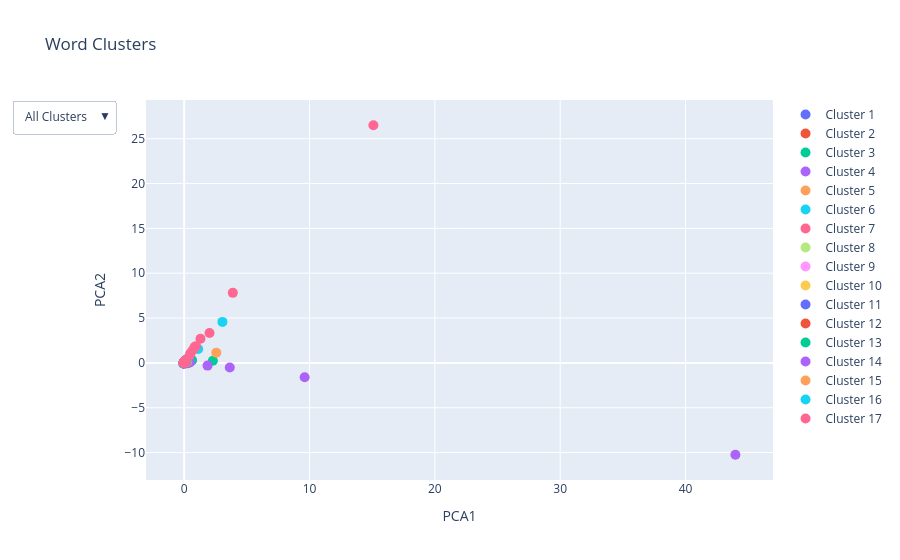

This figure's notebook cell:
### Code cell
import numpy as np
import pandas as pd
from scipy.spatial.distance import pdist
from scipy.cluster.hierarchy import linkage, fcluster
from sklearn.decomposition import PCA
import plotly.express as px
import plotly.graph_objects as go

pca = PCA(n_components=2)
X_pca = pca.fit_transform(X)

# Create a DataFrame for Plotly
df = pd.DataFrame({
    'PCA1': X_pca[:, 0],
    'PCA2': X_pca[:, 1],
    'Cluster': labels,
    'Word': unique_lemma
})
print(df)
# pca1_min, pca1_max = df['PCA1'].min(), df['PCA1'].max()
# pca2_min, pca2_max = df['PCA2'].min(), df['PCA2'].max()
# Create a scatter plot with Plotly
fig = go.Figure()

# Add traces for each cluster
for cluster in range(1, optimal_clusters + 1):
    cluster_data = df[df['Cluster'] == cluster]
    fig.add_trace(go.Scatter(
        x=cluster_data['PCA1'],
        y=cluster_data['PCA2'],
        mode='markers',
        marker=dict(size=10),
        name=f'Cluster {cluster}',
        text=cluster_data['Word'],
        # hoverinfo='text'
        hovertemplate='%{text}<extra></extra>',
    ))

# Update layout with dropdown menu
fig.update_layout(
    title='Word Clusters',
    xaxis_title='PCA1',
    yaxis_title='PCA2',
    # xaxis=dict(range=[pca1_min, pca1_max]),
    # yaxis=dict(range=[pca2_min, pca2_max]),
    updatemenus=[
        {
            'buttons': [
                {
                    'label': 'All Clusters',
                    'method': 'update',
                    'args': [{'visible': [True] * optimal_clusters},
                             {'title': 'All Clusters'}]
                }
            ] + [
                {
                    'label': f'Cluster {i}',
                    'method': 'update',
                    'args': [{'visible': [j == i - 1 for j in range(optimal_clusters)]},
                             {'title': f'Cluster {i}'}]
                } for i in range(1, optimal_clusters + 1)
            ],
            'direction': 'down',
            'showactive': True
        }
    ]
)

fig.show()

### Figure 1 — Plotly figure (JSON) as saved in the notebook; plotly's stock layout.template omitted (floating-point values rounded to 4 significant figures; data arrays with more than 128 entries replaced by an {"elided": "..."} marker saying what was removed)
{"data": [{"hovertemplate": "%{text}<extra></extra>", "marker": {"size": 10}, "mode": "markers", "name": "Cluster 1", "text": {"elided": "108x2 str values"}, "type": "scatter", "x": [-0.04442, -0.03775, -0.04409, 0.002357, 0.02442, -0.03772, -0.02769, -0.01266, -0.04036, 0.05953, -0.04198, -0.04289, -0.0353, 0.01643, -0.04287, -0.01954, -0.04385, -0.04309, -0.04194, -0.04307, -0.03977, -0.04289, 0.001366, -0.04114, -0.01911, -0.03791, -4.161e-05, -0.03274, -0.04517, -0.01304, -0.04072, -0.02208, -0.03863, -0.04005, -0.04251, -0.03241, -0.04213, -0.03711, -0.03503, -0.04119, -0.03676, -0.04184, -0.03827, -0.02198, -0.03952, -0.03968, -0.03832, -0.02585, -0.04165, -0.03878, -0.0404, -0.04234, -0.03606, -0.02399, -0.01059, -0.04359, -0.01336, -0.0002166, -0.04032, -0.03971, -0.03961, -0.02904, -0.02996, -0.04096, -0.04406, 0.2129, -0.0222, -0.04138, 0.2435, -0.03306, -0.03864, -0.04276, -0.03609, -0.0348, -0.03818, -0.04394, 0.02797, -0.03427, -0.04399, -0.03863, -0.04394, -0.04068, -0.04264, -0.03938, -0.0319, -0.03956, -0.03874, -0.03263, -0.01376, -0.04296, -0.02635, -0.03864, -0.01665, -0.03871, -0.01066, -0.02304, -0.03191, -0.04379, -0.0236, 0.1424, -0.04476, -0.04393, -0.03924, -0.04278, -0.02635, -0.04296, 0.04967, -0.04462], "y": [-0.02598, -0.01736, -0.02251, 0.02038, 0.05181, -0.0166, -0.0202, 0.00601, -0.01995, 0.0925, -0.02421, -0.02624, -0.01994, 0.004433, -0.02309, -0.008762, -0.02577, -0.0255, -0.02516, -0.02294, -0.02, -0.0228, 0.02555, -0.02255, 0.0003882, -0.01813, 0.01262, -0.02002, -0.02542, 0.01227, -0.02402, -0.02456, -0.01874, -0.02589, -0.02418, -0.01385, -0.02527, -0.02184, -0.0149, -0.02157, -0.01702, -0.02143, -0.02185, -0.004181, -0.02447, -0.02452, -0.01704, -0.003568, -0.02552, -0.01997, -0.02429, -0.02426, -0.01921, -0.0162, -0.00683, -0.02516, -0.01429, 0.006552, -0.02172, -0.02307, -0.02264, -0.01431, -0.02201, -0.02375, -0.02424, 0.2747, -0.0188, -0.02412, 0.08714, -0.01888, -0.02108, -0.0255, -0.02455, -0.0189, -0.01928, -0.02497, 0.002374, -0.01428, -0.02603, -0.0247, -0.02437, -0.02451, -0.02399, -0.0172, -0.01644, -0.02502, -0.02024, -0.02378, 0.003817, -0.02526, -0.01694, -0.02137, -0.001255, -0.02383, 0.006539, -0.02166, -0.0161, -0.02496, -0.0189, 0.0238, -0.02487, -0.0245, -0.02006, -0.02281, -0.008561, -0.02415, 0.07791, -0.02559]}, {"hovertemplate": "%{text}<extra></extra>", "marker": {"size": 10}, "mode": "markers", "name": "Cluster 2", "text": [["afin", "ADV"], ["au-delà", "ADV"], ["au-dessus", "ADV"], ["auprès", "ADV"], ["autant", "PRON"], ["autour", "ADV"], ["avant", "ADV"], ["beaucoup", "PRON"], ["contrairement", "ADV"], ["face", "ADV"], ["grâce", "ADV"], ["hors", "ADV"], ["jusque", "ADP"], ["loin", "ADV"], ["lors", "ADV"], ["moins", "PRON"], ["peu", "PRON"], ["plus", "PRON"], ["près", "ADV"], ["près", "PRON"], ["suite", "ADV"], ["vis-à-vis", "ADV"]], "type": "scatter", "x": [-0.02846, -0.04228, -0.0403, -0.03743, -0.04532, -0.03407, -0.02617, -0.03699, -0.04415, -0.03604, -0.03059, -0.04264, 0.01223, -0.04204, 0.0144, -0.04299, -0.04195, -0.02448, -0.03384, -0.04126, -0.03692, -0.04385], "y": [0.01623, -0.02372, -0.01856, -0.01129, -0.02522, -0.007393, 0.01058, -0.01695, -0.02496, -0.01273, -0.003208, -0.01908, 0.1058, -0.02202, 0.08028, -0.02096, -0.02332, 0.001528, -0.00991, -0.02032, -0.01666, -0.02391]}, {"hovertemplate": "%{text}<extra></extra>", "marker": {"size": 10}, "mode": "markers", "name": "Cluster 3", "text": [["aucun", "PRON"], ["bref", "INTJ"], ["car", "CCONJ"], ["ce", "PRON"], ["ceci", "PRON"], ["cela", "PRON"], ["celui-ci", "PRON"], ["comment", "ADV"], ["dont", "PRON"], ["en", "PRON"], ["eux", "PRON"], ["lui", "PRON"], ["mais", "CCONJ"], ["moi", "PRON"], ["ne", "ADV"], ["nous", "PRON"], ["on", "PRON"], ["or", "CCONJ"], ["où", "PRON"], ["personne", "PRON"], ["pourquoi", "ADV"], ["que", "PRON"], ["quel", "ADJ"], ["qui", "PRON"], ["rien", "PRON"], ["soi", "PRON"], ["toi", "PRON"], ["vous", "PRON"], ["y", "PRON"], ["ça", "PRON"]], "type": "scatter", "x": [-0.04175, -0.04369, -0.003615, 0.2904, -0.03718, 0.004733, -0.006146, -0.03568, 0.1206, 0.04639, 0.1697, 2.291, 0.1926, 0.2152, 0.4404, 0.04186, 0.2175, -0.04433, 0.08634, -0.04117, -0.03867, 0.1188, -0.03482, 0.599, -0.02468, 0.6271, -0.03714, 0.01998, 0.1091, -0.03025], "y": [-0.02746, -0.02726, -0.005501, 0.06561, -0.02574, -0.01712, -0.02173, -0.02408, 0.06841, 0.01338, 0.0108, 0.2325, 0.0646, 0.003533, 0.2337, -0.01235, 0.002086, -0.02692, 0.05079, -0.02721, -0.02425, 0.06396, -0.02704, 0.3096, -0.01747, 0.2767, -0.02519, -0.007474, 0.04783, -0.02242]}, {"hovertemplate": "%{text}<extra></extra>", "marker": {"size": 10}, "mode": "markers", "name": "Cluster 4", "text": {"elided": "131x2 str values"}, "type": "scatter", "x": {"elided": "131 float values"}, "y": {"elided": "131 float values"}}, {"hovertemplate": "%{text}<extra></extra>", "marker": {"size": 10}, "mode": "markers", "name": "Cluster 5", "text": [["&", "CCONJ"], ["/", "CCONJ"], ["c'est-à-dire", "CCONJ"], ["comme", "CCONJ"], ["donc", "CCONJ"], ["et", "CCONJ"], ["ni", "CCONJ"], ["ou", "CCONJ"], ["puis", "CCONJ"], ["soit", "CCONJ"], ["voire", "CCONJ"]], "type": "scatter", "x": [-0.04261, -0.02202, -0.0326, -0.04165, -0.0426, 2.562, -0.01978, 0.2144, 0.02879, -0.0389, -0.03861], "y": [-0.02748, -0.02368, -0.02456, -0.02599, -0.02619, 1.143, -0.01729, 0.06918, -0.008077, -0.02589, -0.02629]}, {"hovertemplate": "%{text}<extra></extra>", "marker": {"size": 10}, "mode": "markers", "name": "Cluster 6", "text": [["Angeles", "PROPN"], ["Antonio", "PROPN"], ["Club", "PROPN"], ["Francisco", "PROPN"], ["Hall", "PROPN"], ["Le", "PROPN"], ["Martin", "PROPN"], ["Park", "PROPN"], ["Sarkozy", "PROPN"], ["West", "PROPN"], ["York", "PROPN"], ["de", "PROPN"], ["del", "X"], ["di", "ADP"], ["le", "PROPN"], ["von", "X"]], "type": "scatter", "x": [-0.04598, -0.0459, -0.04536, -0.04611, -0.04537, -0.04532, -0.04437, -0.04544, -0.04453, -0.04529, -0.04238, -0.03784, -0.04618, -0.04425, -0.04594, -0.04632], "y": [-0.02518, -0.02564, -0.02573, -0.02599, -0.02624, -0.02457, -0.02328, -0.02515, -0.02493, -0.02542, -0.01876, -0.007586, -0.02544, -0.02147, -0.02562, -0.02576]}, {"hovertemplate": "%{text}<extra></extra>", "marker": {"size": 10}, "mode": "markers", "name": "Cluster 7", "text": {"elided": "76x2 str values"}, "type": "scatter", "x": [-0.04421, -0.04352, -0.04217, -0.04277, -0.04406, -0.0407, -0.04484, -0.04522, -0.04096, -0.04208, -0.04518, -0.04515, -0.04482, -0.03488, -0.04544, -0.04539, -0.04535, -0.04173, -0.04204, -0.04116, -0.04438, -0.04576, -0.0434, -0.04474, -0.04434, -0.03891, -0.044, -0.04291, -0.04429, -0.04516, -0.03949, -0.04461, -0.04545, -0.03984, -0.04361, -0.02765, -0.04485, -0.03919, -0.04312, -0.04547, -0.04504, -0.04544, -0.04489, -0.0452, -0.04419, -0.04458, -0.03632, -0.03332, -0.04399, -0.0445, -0.04213, -0.04487, -0.04342, -0.03897, -0.04474, -0.03902, -0.04125, -0.04478, -0.0397, -0.03999, -0.03598, -0.04517, -0.04407, -0.04323, -0.03919, -0.03951, -0.04094, -0.04194, -0.04311, -0.04474, -0.04485, -0.04097, -0.04335, -0.04366, -0.04268, -0.04472], "y": [-0.0258, -0.02331, -0.02203, -0.02295, -0.02407, -0.01974, -0.02586, -0.02523, -0.0214, -0.02269, -0.02572, -0.02557, -0.02524, -0.01388, -0.02532, -0.02594, -0.02613, -0.02179, -0.02442, -0.02086, -0.02463, -0.02589, -0.02288, -0.02546, -0.02467, -0.01985, -0.02443, -0.02356, -0.024, -0.02525, -0.01954, -0.02429, -0.02591, -0.02006, -0.02402, -0.005477, -0.02534, -0.01855, -0.02274, -0.02528, -0.02531, -0.02537, -0.0254, -0.02475, -0.0241, -0.02415, -0.01592, -0.02156, -0.02437, -0.02502, -0.02218, -0.02573, -0.02496, -0.01783, -0.02568, -0.01713, -0.0219, -0.02536, -0.01915, -0.01987, -0.01254, -0.02641, -0.02425, -0.02346, -0.01868, -0.01925, -0.01957, -0.02078, -0.02282, -0.02472, -0.02508, -0.02078, -0.02278, -0.02614, -0.02472, -0.02587]}, {"hovertemplate": "%{text}<extra></extra>", "marker": {"size": 10}, "mode": "markers", "name": "Cluster 8", "text": [["autre", "PRON"], ["celui", "PRON"], ["certain", "PRON"], ["chacun", "PRON"], ["eux-mêmes", "PRON"], ["lequel", "PRON"], ["lui-même", "PRON"], ["plusieurs", "PRON"], ["quelqu'un", "PRON"], ["quoi", "PRON"], ["tout", "PRON"], ["un", "PRON"]], "type": "scatter", "x": [-0.01442, 0.03358, -0.036, -0.03344, -0.04253, 0.01868, -0.01639, -0.04514, -0.04289, -0.04441, -0.003604, 0.04577], "y": [0.005232, 0.02799, -0.02542, -0.02258, -0.02482, -0.002618, -0.01171, -0.0264, -0.0256, -0.02514, -0.00926, 0.04515]}, {"hovertemplate": "%{text}<extra></extra>", "marker": {"size": 10}, "mode": "markers", "name": "Cluster 9", "text": {"elided": "116x2 str values"}, "type": "scatter", "x": [-0.04576, -0.003882, -0.0376, -0.04532, -0.04508, -0.03746, -0.03878, -0.03933, -0.03975, -0.04563, -0.04434, -0.04548, -0.04241, -0.04473, -0.04582, -0.04167, -0.04582, -0.04509, -0.0448, -0.04361, -0.04454, -0.0441, -0.0452, -0.04551, -0.04474, -0.03919, -0.04494, -0.04146, -0.03604, -0.02885, -0.04573, -0.04499, 0.001262, -0.0442, -0.04244, -0.04172, -0.04501, -0.04395, -0.0434, -0.04351, -0.0453, -0.04383, -0.04503, -0.03902, -0.04563, -0.04523, -0.04381, -0.04569, -0.04422, -0.04531, -0.04614, -0.04385, -0.04263, -0.04449, -0.04249, -0.04377, -0.04427, -0.04359, -0.04386, -0.0444, -0.04482, -0.04544, -0.04519, -0.04461, -0.04472, -0.04591, -0.04509, -0.04565, -0.04579, -0.04504, -0.02104, -0.04347, -0.0444, -0.04542, -0.04565, -0.04352, -0.04527, -0.0437, -0.04418, -0.03809, -0.04543, -0.04361, -0.04508, -0.04295, -0.04334, -0.04459, -0.04588, -0.04448, -0.04497, -0.04617, -0.04474, -0.04577, -0.04418, 0.02889, -0.04442, -0.04077, -0.04297, -0.04516, -0.02694, -0.04534, -0.03183, -0.04388, -0.03826, -0.03637, -0.04099, -0.03145, -0.03722, -0.04507, -0.02046, -0.04123, -0.0442, -0.04477, -0.03905, -0.04457, -0.04425, -0.04066], "y": [-0.02528, 0.03048, -0.01804, -0.02598, -0.02599, -0.01738, -0.01854, -0.02085, -0.02026, -0.02593, -0.02522, -0.0267, -0.02252, -0.02507, -0.02652, -0.02176, -0.02628, -0.02597, -0.0253, -0.02351, -0.02532, -0.02555, -0.02527, -0.02555, -0.02509, -0.01959, -0.02476, -0.02316, -0.0158, -0.007059, -0.0261, -0.02532, 0.02425, -0.0247, -0.02272, -0.02162, -0.02532, -0.02517, -0.02348, -0.02408, -0.02538, -0.02408, -0.02536, -0.01904, -0.02644, -0.02572, -0.02489, -0.02616, -0.02466, -0.02582, -0.02672, -0.02291, -0.02198, -0.02475, -0.02371, -0.02431, -0.02506, -0.02442, -0.02444, -0.02496, -0.02571, -0.02599, -0.02512, -0.02499, -0.02612, -0.02652, -0.02509, -0.02529, -0.02641, -0.02502, 0.001619, -0.02437, -0.02464, -0.02586, -0.02591, -0.02342, -0.025, -0.02365, -0.02453, -0.01908, -0.02615, -0.02492, -0.02533, -0.02375, -0.02426, -0.02504, -0.02654, -0.02474, -0.02529, -0.0267, -0.02515, -0.02625, -0.02485, 0.05324, -0.02468, -0.01989, -0.02065, -0.02538, -0.007633, -0.02575, -0.009476, -0.02395, -0.01834, -0.01387, -0.0194, -0.009225, -0.01545, -0.025, 0.004047, -0.02356, -0.0246, -0.02482, -0.01753, -0.0253, -0.02447, -0.01665]}, {"hovertemplate": "%{text}<extra></extra>", "marker": {"size": 10}, "mode": "markers", "name": "Cluster 10", "text": {"elided": "1412x2 str values"}, "type": "scatter", "x": {"elided": "1412 float values"}, "y": {"elided": "1412 float values"}}, {"hovertemplate": "%{text}<extra></extra>", "marker": {"size": 10}, "mode": "markers", "name": "Cluster 11", "text": {"elided": "102x2 str values"}, "type": "scatter", "x": [-0.04275, -0.04428, -0.04524, -0.04312, -0.0449, -0.04426, -0.04279, -0.044, -0.04315, -0.04391, -0.04405, -0.04408, -0.04326, -0.04361, -0.04409, -0.04501, -0.04565, -0.04512, -0.0424, -0.04465, -0.04398, -0.04309, -0.03819, -0.0432, -0.04237, -0.04293, -0.03982, -0.03967, -0.04397, -0.04333, -0.04386, -0.04271, -0.04181, -0.04315, -0.04351, -0.04452, -0.04388, -0.04381, -0.04237, -0.04334, -0.04379, -0.04187, -0.04169, -0.04443, -0.04046, -0.04164, -0.04335, -0.04416, -0.04261, -0.04207, -0.04229, -0.0381, -0.04204, -0.04311, -0.04128, -0.04521, -0.04107, -0.04183, -0.04267, -0.04374, -0.04297, -0.03711, -0.04209, -0.04067, -0.03891, -0.04293, -0.04226, -0.0424, -0.0428, -0.04123, -0.04215, -0.03895, -0.04105, -0.04369, -0.04103, -0.04155, -0.04128, -0.04064, -0.04013, -0.04185, -0.03577, -0.0329, -0.03525, -0.03395, -0.03507, -0.03449, -0.03122, -0.029, -0.02722, -0.02178, -0.01916, -0.01391, -0.01937, -0.03291, -0.04237, -0.03837, -0.04295, -0.04437, -0.04553, -0.04515, -0.04615, -0.04409], "y": [-0.02702, -0.02539, -0.02633, -0.02383, -0.02572, -0.02503, -0.02379, -0.02455, -0.02363, -0.02463, -0.02501, -0.02514, -0.02392, -0.02459, -0.02481, -0.02573, -0.02652, -0.02625, -0.02329, -0.02543, -0.02468, -0.0239, -0.01861, -0.0239, -0.02306, -0.02353, -0.02045, -0.02023, -0.02487, -0.02413, -0.02484, -0.02392, -0.02231, -0.02383, -0.0243, -0.0253, -0.02475, -0.0245, -0.02331, -0.0241, -0.0246, -0.02253, -0.02238, -0.02525, -0.0212, -0.02224, -0.02394, -0.02512, -0.0237, -0.023, -0.02321, -0.01849, -0.0233, -0.02386, -0.02244, -0.0263, -0.02204, -0.02297, -0.02335, -0.02464, -0.02399, -0.01758, -0.02343, -0.02141, -0.01978, -0.02416, -0.02314, -0.02354, -0.02408, -0.0224, -0.02338, -0.01967, -0.02209, -0.02504, -0.02179, -0.02247, -0.02257, -0.02174, -0.02116, -0.02287, -0.01671, -0.018, -0.01649, -0.01546, -0.01577, -0.01535, -0.01247, -0.008971, -0.00786, -0.00311, 0.0001821, 0.006174, 0.001028, -0.01335, -0.02213, -0.01588, -0.02276, -0.024, -0.02577, -0.02539, -0.02642, -0.02548]}, {"hovertemplate": "%{text}<extra></extra>", "marker": {"size": 10}, "mode": "markers", "name": "Cluster 12", "text": {"elided": "293x2 str values"}, "type": "scatter", "x": {"elided": "293 float values"}, "y": {"elided": "293 float values"}}, {"hovertemplate": "%{text}<extra></extra>", "marker": {"size": 10}, "mode": "markers", "name": "Cluster 13", "text": {"elided": "105x2 str values"}, "type": "scatter", "x": [-0.04337, -0.02723, -0.03618, -0.0438, 0.01646, -0.04336, -0.0419, -0.0336, -0.03514, -0.04083, -0.0278, -0.04078, -0.04234, -0.04305, -0.0362, -0.04088, -0.04256, -0.04327, -0.03239, -0.01916, -0.03872, -0.03755, -0.0365, -0.0427, -0.04328, -0.04453, -0.03897, -0.03474, -0.03239, -0.0376, -0.04019, -0.04163, -0.04235, -0.03713, -0.03774, -0.04318, -0.04303, -0.04219, -0.03999, -0.04284, -0.0372, -0.0435, -0.03904, -0.04064, -0.04308, -0.04245, -0.04009, -0.04057, -0.0426, -0.04367, -0.04156, -0.04189, -0.03867, -0.04187, -0.03745, -0.04457, -0.03075, -0.03954, -0.04333, -0.0278, -0.02857, -0.03831, 0.00527, -0.03499, -0.03834, -0.0442, -0.02747, -0.04195, -0.02199, -0.04082, -0.02893, -0.04203, -0.04281, -0.04157, -0.04304, -0.03762, -0.03103, -0.03655, -0.04438, -0.0445, -0.04255, -0.04353, -0.03903, -0.03911, 0.1086, -0.0416, -0.03811, -0.04122, -0.04168, -0.04087, -0.04277, -0.0425, -0.04123, -0.04175, -0.04154, -0.04352, -0.04204, -0.04152, -0.03816, -0.03849, -0.04155, -0.04158, -0.04236, -0.02219, -0.04128], "y": [-0.02529, -0.003251, -0.01451, -0.02363, 0.04252, -0.02508, -0.0222, -0.01408, -0.01106, -0.02233, -0.01346, -0.02164, -0.02312, -0.02325, -0.01955, -0.02068, -0.02453, -0.02483, -0.01368, 0.001552, -0.01975, -0.01622, -0.01348, -0.02224, -0.02464, -0.02563, -0.01793, -0.01776, -0.01631, -0.02021, -0.02076, -0.02121, -0.02378, -0.01817, -0.01717, -0.02505, -0.02427, -0.02273, -0.01975, -0.02311, -0.01973, -0.02418, -0.01974, -0.01961, -0.0241, -0.02454, -0.02258, -0.02565, -0.02091, -0.02515, -0.0226, -0.02399, -0.0203, -0.0233, -0.0203, -0.02474, -0.0138, -0.01704, -0.02423, -0.01396, -0.009487, -0.01609, 0.0204, -0.01804, -0.02194, -0.0242, -0.01365, -0.02529, -0.01068, -0.02125, -0.01311, -0.02289, -0.02473, -0.02321, -0.02479, -0.02085, -0.00757, -0.02001, -0.02496, -0.02498, -0.02433, -0.02536, -0.02246, -0.02121, 0.08332, -0.02128, -0.02117, -0.02316, -0.02222, -0.0215, -0.02278, -0.02336, -0.02313, -0.02123, -0.0235, -0.02304, -0.0218, -0.02329, -0.02189, -0.01936, -0.02398, -0.02315, -0.02231, -0.005539, -0.02192]}, {"hovertemplate": "%{text}<extra></extra>", "marker": {"size": 10}, "mode": "markers", "name": "Cluster 14", "text": [["C", "NOUN"], ["août", "NOUN"], ["avril", "NOUN"], ["décembre", "NOUN"], ["février", "NOUN"], ["janvier", "NOUN"], ["juillet", "NOUN"], ["juin", "NOUN"], ["mai", "NOUN"], ["mars", "NOUN"], ["novembre", "NOUN"], ["octobre", "NOUN"], ["septembre", "NOUN"]], "type": "scatter", "x": [-0.04459, -0.01162, -0.01329, -0.01285, -0.01847, -0.00883, -0.009298, -0.00226, -0.01341, -0.008446, -0.01281, -0.009184, -0.01332], "y": [-0.02644, -0.004726, -0.005708, -0.005622, -0.008773, -0.002557, -0.003019, 0.0006814, -0.005911, -0.002566, -0.005755, -0.003239, -0.007142]}, {"hovertemplate": "%{text}<extra></extra>", "marker": {"size": 10}, "mode": "markers", "name": "Cluster 15", "text": [["etc.", "X"], ["merci", "INTJ"]], "type": "scatter", "x": [-0.04269, -0.04617], "y": [-0.02261, -0.02502]}, {"hovertemplate": "%{text}<extra></extra>", "marker": {"size": 10}, "mode": "markers", "name": "Cluster 16", "text": {"elided": "489x2 str values"}, "type": "scatter", "x": {"elided": "489 float values"}, "y": {"elided": "489 float values"}}, {"hovertemplate": "%{text}<extra></extra>", "marker": {"size": 10}, "mode": "markers", "name": "Cluster 17", "text": [["/", "ADP"], ["=", "VERB"], ["après", "ADP"], ["avant", "ADP"], ["avec", "ADP"], ["chez", "ADP"], ["comme", "ADP"], ["comme", "SCONJ"], ["concernant", "ADP"], ["contre", "ADP"], ["dans", "ADP"], ["de", "ADP"], ["depuis", "ADP"], ["derrière", "ADP"], ["devant", "ADP"], ["durant", "ADP"], ["dès", "ADP"], ["en", "ADP"], ["entre", "ADP"], ["envers", "ADP"], ["lorsque", "SCONJ"], ["malgré", "ADP"], ["outre", "ADP"], ["par", "ADP"], ["parmi", "ADP"], ["pendant", "ADP"], ["pour", "ADP"], ["puisque", "SCONJ"], ["quand", "SCONJ"], ["que", "SCONJ"], ["sans", "ADP"], ["sauf", "ADP"], ["selon", "ADP"], ["si", "SCONJ"], ["sous", "ADP"], ["suivant", "ADP"], ["sur", "ADP"], ["vers", "ADP"], ["via", "ADP"], ["à", "ADP"]], "type": "scatter", "x": [-0.03607, -0.04369, 0.1093, 0.008506, 0.4984, 0.008524, 0.182, -0.002208, -0.02953, 0.06464, 1.3, 15.1, 0.07318, -0.03471, -0.01771, 0.008783, -0.005675, 2.021, 0.1337, -0.03953, -0.006746, -0.01428, -0.04055, 0.9374, -0.01486, 0.02593, 0.8311, -0.03157, -0.01838, 0.4768, 0.04314, -0.04216, 0.03845, 0.04315, 0.109, -0.04258, 0.6739, 0.03661, -0.03854, 3.88], "y": [-0.01217, -0.02134, 0.2506, 0.08099, 1.071, 0.09312, 0.3823, 0.04177, 0.004985, 0.1977, 2.687, 26.5, 0.2008, -0.003305, 0.03222, 0.08204, 0.05175, 3.343, 0.3126, -0.01303, 0.02791, 0.02739, -0.01701, 1.865, 0.03811, 0.1182, 1.776, 0.0004365, 0.0135, 0.9032, 0.1241, -0.01891, 0.1216, 0.09126, 0.272, -0.01783, 1.415, 0.1431, -0.0106, 7.811]}], "layout": {"title": {"text": "Word Clusters"}, "updatemenus": [{"buttons": [{"args": [{"visible": [true, true, true, true, true, true, true, true, true, true, true, true, true, true, true, true, true]}, {"title": "All Clusters"}], "label": "All Clusters", "method": "update"}, {"args": [{"visible": [true, false, false, false, false, false, false, false, false, false, false, false, false, false, false, false, false]}, {"title": "Cluster 1"}], "label": "Cluster 1", "method": "update"}, {"args": [{"visible": [false, true, false, false, false, false, false, false, false, false, false, false, false, false, false, false, false]}, {"title": "Cluster 2"}], "label": "Cluster 2", "method": "update"}, {"args": [{"visible": [false, false, true, false, false, false, false, false, false, false, false, false, false, false, false, false, false]}, {"title": "Cluster 3"}], "label": "Cluster 3", "method": "update"}, {"args": [{"visible": [false, false, false, true, false, false, false, false, false, false, false, false, false, false, false, false, false]}, {"title": "Cluster 4"}], "label": "Cluster 4", "method": "update"}, {"args": [{"visible": [false, false, false, false, true, false, false, false, false, false, false, false, false, false, false, false, false]}, {"title": "Cluster 5"}], "label": "Cluster 5", "method": "update"}, {"args": [{"visible": [false, false, false, false, false, true, false, false, false, false, false, false, false, false, false, false, false]}, {"title": "Cluster 6"}], "label": "Cluster 6", "method": "update"}, {"args": [{"visible": [false, false, false, false, false, false, true, false, false, false, false, false, false, false, false, false, false]}, {"title": "Cluster 7"}], "label": "Cluster 7", "method": "update"}, {"args": [{"visible": [false, false, false, false, false, false, false, true, false, false, false, false, false, false, false, false, false]}, {"title": "Cluster 8"}], "label": "Cluster 8", "method": "update"}, {"args": [{"visible": [false, false, false, false, false, false, false, false, true, false, false, false, false, false, false, false, false]}, {"title": "Cluster 9"}], "label": "Cluster 9", "method": "update"}, {"args": [{"visible": [false, false, false, false, false, false, false, false, false, true, false, false, false, false, false, false, false]}, {"title": "Cluster 10"}], "label": "Cluster 10", "method": "update"}, {"args": [{"visible": [false, false, false, false, false, false, false, false, false, false, true, false, false, false, false, false, false]}, {"title": "Cluster 11"}], "label": "Cluster 11", "method": "update"}, {"args": [{"visible": [false, false, false, false, false, false, false, false, false, false, false, true, false, false, false, false, false]}, {"title": "Cluster 12"}], "label": "Cluster 12", "method": "update"}, {"args": [{"visible": [false, false, false, false, false, false, false, false, false, false, false, false, true, false, false, false, false]}, {"title": "Cluster 13"}], "label": "Cluster 13", "method": "update"}, {"args": [{"visible": [false, false, false, false, false, false, false, false, false, false, false, false, false, true, false, false, false]}, {"title": "Cluster 14"}], "label": "Cluster 14", "method": "update"}, {"args": [{"visible": [false, false, false, false, false, false, false, false, false, false, false, false, false, false, true, false, false]}, {"title": "Cluster 15"}], "label": "Cluster 15", "method": "update"}, {"args": [{"visible": [false, false, false, false, false, false, false, false, false, false, false, false, false, false, false, true, false]}, {"title": "Cluster 16"}], "label": "Cluster 16", "method": "update"}, {"args": [{"visible": [false, false, false, false, false, false, false, false, false, false, false, false, false, false, false, false, true]}, {"title": "Cluster 17"}], "label": "Cluster 17", "method": "update"}], "direction": "down", "showactive": true}], "xaxis": {"title": {"text": "PCA1"}}, "yaxis": {"title": {"text": "PCA2"}}}}
